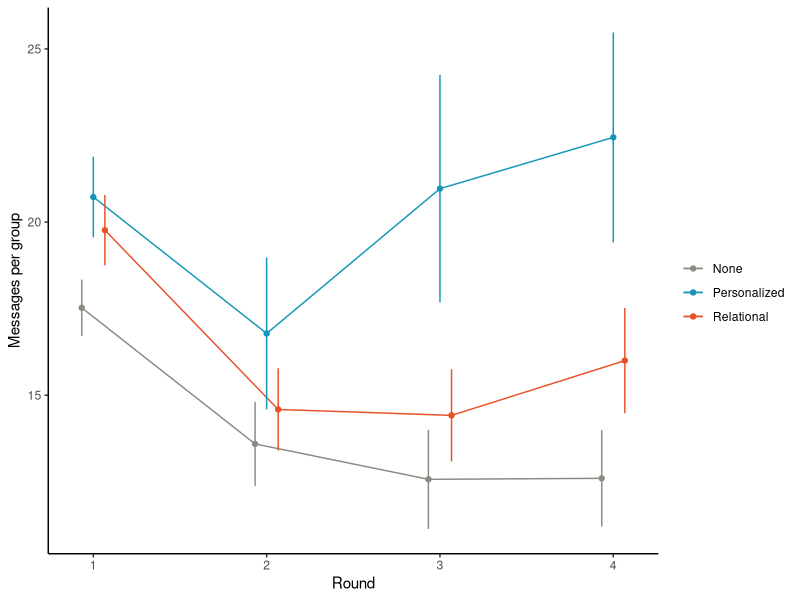
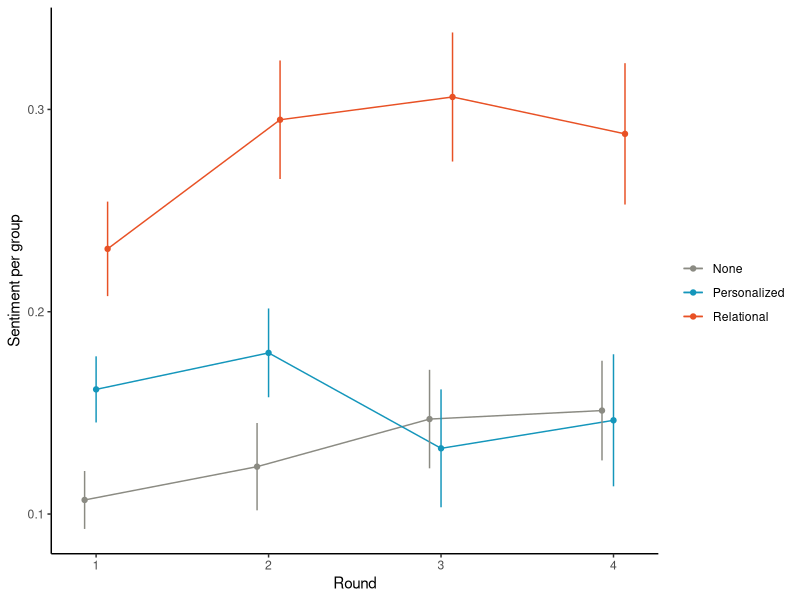

Recreate these plots in R, in order.
library(ggplot2)
library(tidyr)
library(dplyr)
library(lme4)
library(lmerTest)

d <- read.csv("./csv/RoomData.csv") %>%
  filter(Condition %in% c("control", "personal", "relational-static"))

d1 <- d %>%
  group_by(Condition, RoundID) %>%
  summarise(
    n = dplyr::n(),
    mean_count = mean(NumMsgs,  na.rm = TRUE),
    mean_vader = mean(VADERMean,  na.rm = TRUE),
    sd_count   = sd(NumMsgs,  na.rm = TRUE),
    se_count   = sd_count / sqrt(n),
    sd_vader   = sd(VADERMean,  na.rm = TRUE),
    se_vader   = sd_vader / sqrt(n),
    .groups = "drop"
  )

d1$Condition2 <- factor(d1$Condition, levels=c("control", "personal", "relational-static"), labels = c("None", "Personalized", "Relational" ))
color <- c("None"="#8b8b83", "Personalized"="#1496BB", "Relational"="#E85125")

d2 <- subset(d1, RoundID != 5)

# Figure 5C

ggplot(d2, aes(x = RoundID, y = mean_count, color = Condition2)) +
  geom_line(position = position_dodge(width = 0.2))+
  geom_point(position = position_dodge(width = 0.2)) +
  geom_errorbar(aes(ymin = mean_count - se_count, ymax = mean_count + se_count),
                width = 0.0, position = position_dodge(width = 0.2)) +
  #scale_x_continuous(breaks = c(1, 2, 3, 4, 5), limits = c(1, 5.2)) +
  #scale_y_continuous(limits = c(0, 27)) +
  scale_color_manual(values = color) +
  labs(x = "Round", y = "Messages per group", color = "") +
  theme_classic()

# Figure 5D

ggplot(d2, aes(x = RoundID, y = mean_vader, color = Condition2)) +
  geom_line(position = position_dodge(width = 0.2))+
  geom_point(position = position_dodge(width = 0.2)) +
  geom_errorbar(aes(ymin = mean_vader - se_vader, ymax = mean_vader + se_vader),
                width = 0.0, position = position_dodge(width = 0.2)) +
  scale_y_continuous(breaks = c(0.1, 0.2, 0.3)) +
  scale_color_manual(values = color) +
  labs(x = "Round", y = "Sentiment per group", color = "") +
  theme_classic()



d3 <- d2 %>%
  group_by(Condition) %>%
  summarise(
    mean_count2 = mean(mean_count),
    mean_vader2 = mean(mean_vader)  
  )

d4 <- subset(d, RoundID != 5)
fit1 <- lmer(NumMsgs ~ Condition + (1 | SessionID/RoomID), data = d4)
summary(fit1)

fit2 <- lmer(NumMsgs ~ RoundID*Condition + (1 | SessionID/RoomID), data = d4)
summary(fit2)


fit3 <- lmer(VADERMean ~ Condition + (1 | SessionID/RoomID), data = d4)
summary(fit3)

fit4 <- lmer(VADERMean ~ RoundID*Condition + (1 | SessionID/RoomID), data = d4)
summary(fit4)
